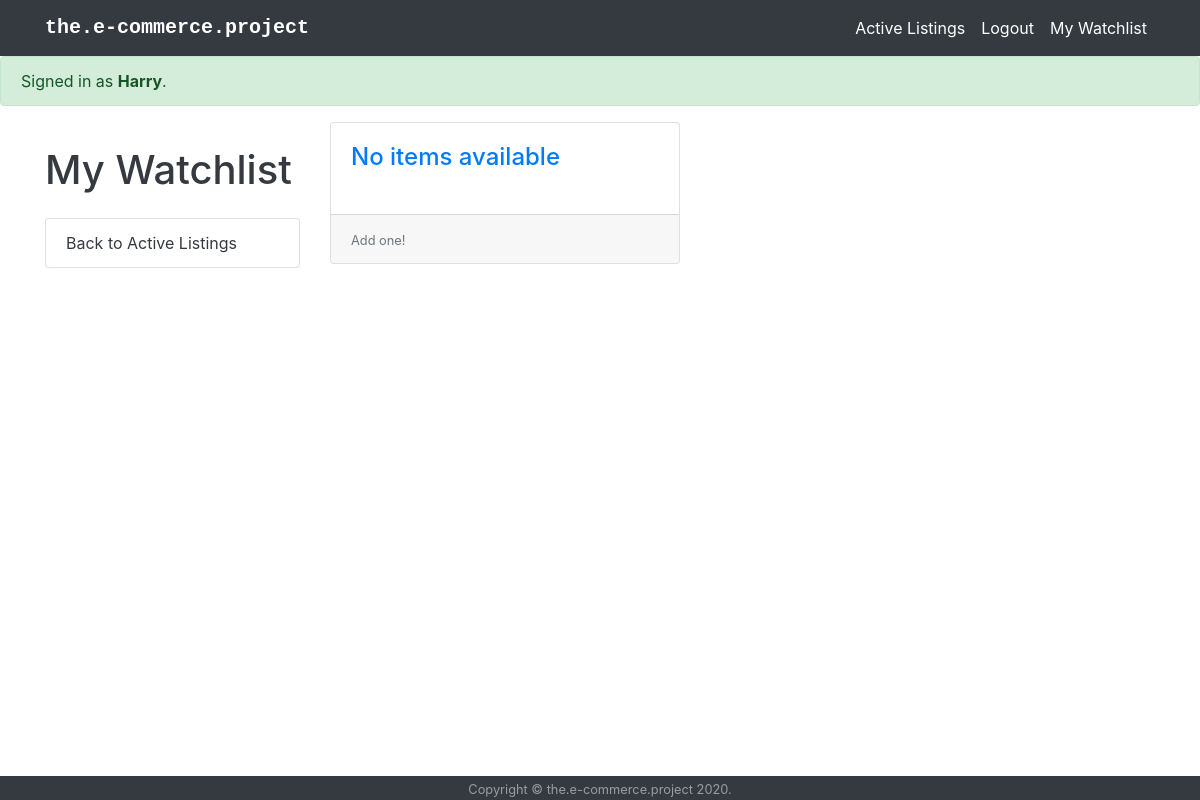
Before: /mywatchlist (signed in) with the older database file.
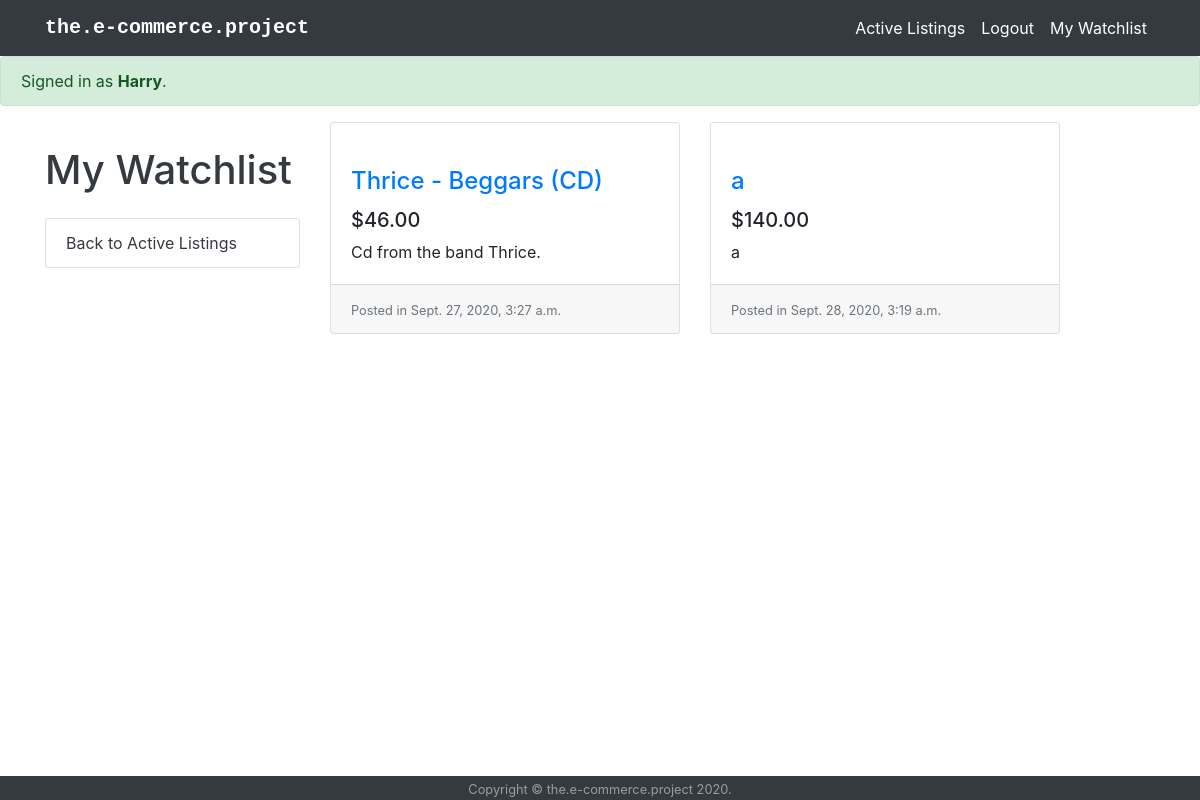
After: the same page with the newer database file.
### auctions/models.py (models this page shows, shortened)
class AuctionItem(models.Model):
    name = models.CharField(max_length=64)
    description = models.CharField(max_length=256)
    image = models.URLField(blank=True)
    status = models.BooleanField(blank=True)
    date = models.DateTimeField(auto_now_add=True)
    current_price = models.DecimalField(max_digits=10,decimal_places=2, validators=[MinValueValidator(0.01)])
    owner = models.ForeignKey(User, on_delete=models.CASCADE, related_name="listings", default=None)
    category = models.ForeignKey(Category, on_delete=models.SET(None), null=True,related_name="category")
    watchlist = models.ManyToManyField(User, related_name="watchlist", blank=True)

### auctions/views.py (the view)
# urls.py: path("mywatchlist", views.watchlist_view, name="mywatchlist"),
@login_required(login_url='login')
def watchlist_view(request):
    watchlist_items = AuctionItem.objects.filter(watchlist=request.user)
    return render(request, "auctions/mywatchlist.html", {
        'items' : watchlist_items
    })

### auctions/templates/auctions/mywatchlist.html
{% extends "auctions/layout.html" %}
{% block body %}
    {% if user.is_authenticated %}
        <div class="alert alert-success" role="alert">
            Signed in as <strong>{{ user.username }}</strong>.
        </div>
    {% else %}
        <div class="alert alert-danger" role="alert">
            Not signed in.
        </div>
    {% endif %}
    <div class="container">
        <div class="row">
            <div class="categories_bar col-lg-3">
                <h1 class="my-4 text-dark">My Watchlist</h1>
                <div class="list-group">
                    <div class="list-group">
                        <a href="{% url 'index' %}" class="list-group-item text-dark">Back to Active Listings</a>
                    </div>
                </div>
            </div>
            {% for item in items %}
                <div class="col-lg-4 col-md-6 mb-4">
                    <div class="card h-100">
                        <a href="{% url 'item' item.name %}"><img class="card-img-top" src="{{ item.image }}" alt=""></a>
                        <div class="card-body">
                            <h4 class="card-title">
                                <a href="{% url 'item' item.name %}"">{{ item.name }}</a>
                            </h4>
                            <h5>${{item.current_price}}</h5>
                            <p class="card-text">{{ item.description }}</p>
                        </div>
                        <div class="card-footer">
                            <small class="text-muted">Posted in {{ item.date }}</small>
                        </div>
                    </div>
                </div>
            {% empty %}
                <div class="col-lg-4 col-md-6 mb-4">
                    <div class="card h-100">
                        <div class="card-body">
                            <h4 class="card-title">
                                <a href="#">No items available</a>
                            </h4>
                        </div>
                        <div class="card-footer">
                            <small class="text-muted">Add one!</small>
                        </div>
                    </div>
                </div>
            {% endfor %}
        </div>
    </div>
{% endblock %}

Changed rows visible on the page:
now on this page (row edited): AuctionItem: name "Thrice - Beggars (CD)", current_price "46.00", description "Cd from the band Thrice.", date "Sept. 27, 2020, 3:27 a.m."
added AuctionItem: name "a", current_price "140.00", description "a", date "Sept. 28, 2020, 3:19 a.m."
Other visible differences:
text no longer shown: "No items available Add one!"
